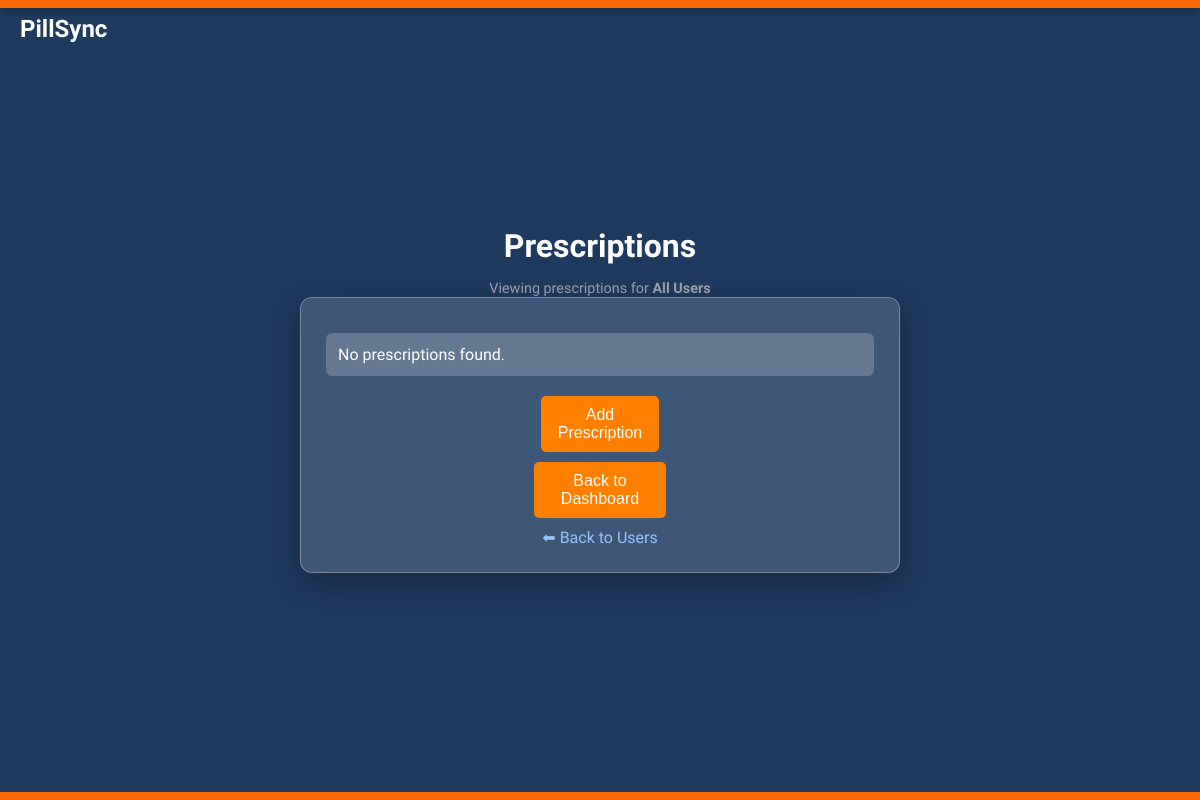
/prescriptions (signed in), run on an earlier commit of the app's database.
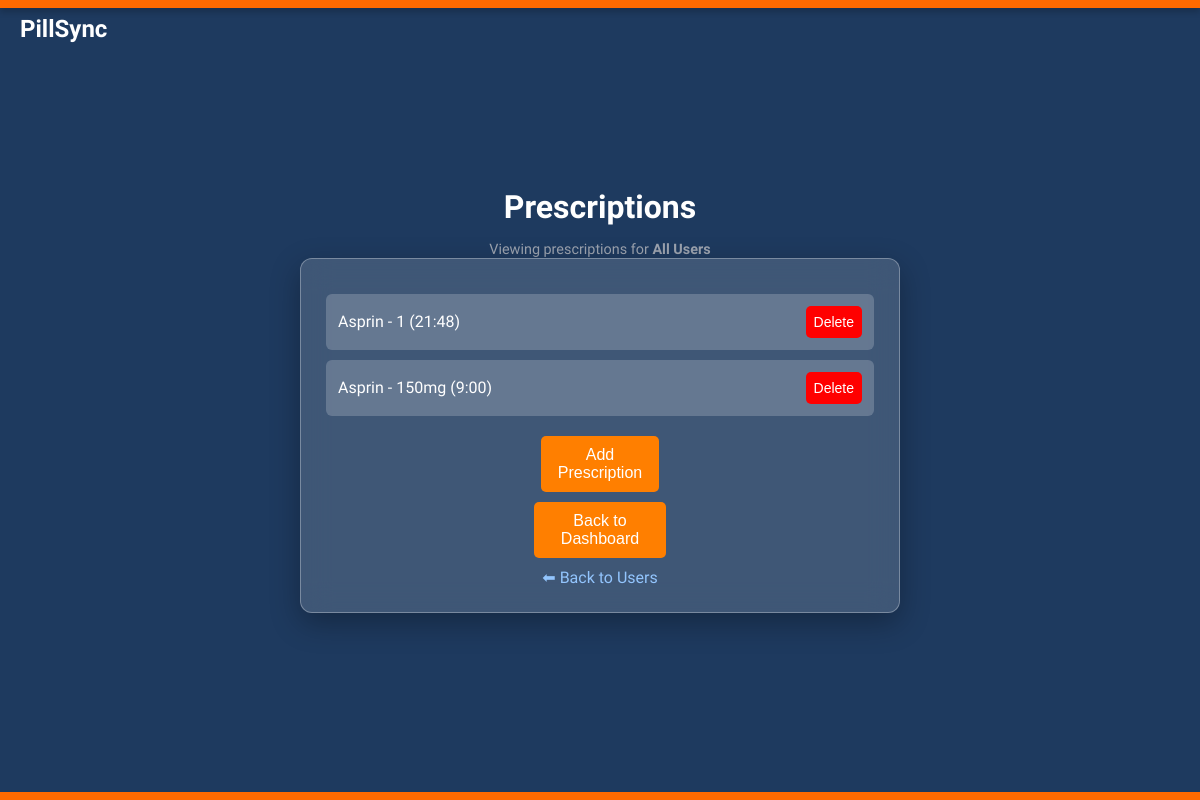
And on a later commit of the database.
### tables this page shows
CREATE TABLE prescriptions (
    prescription_id INTEGER PRIMARY KEY AUTOINCREMENT,
    user_id INTEGER,
    name TEXT NOT NULL,
    amount INTEGER NOT NULL,
    frequency TEXT NOT NULL,
    refill_date TEXT NOT NULL,
    dosage TEXT,
    time_of_day TEXT,
    status TEXT DEFAULT 'Active',
    created_at TIMESTAMP DEFAULT CURRENT_TIMESTAMP,
    last_dispensed TIMESTAMP,
    next_dose TIMESTAMP,
    FOREIGN KEY (user_id) REFERENCES users(user_id) ON DELETE CASCADE
);

### app.py (the view, shortened to what this page needs)
@app.route("/prescriptions")
def get_prescriptions():
    db = get_db()
    if "user" not in session:
        return redirect(url_for("login"))
    selected_user_id = request.args.get("user_id", type=int)
    sql = "SELECT * FROM prescriptions"
    params = []
    if selected_user_id is not None:
        sql += " WHERE user_id = ?"
        params.append(selected_user_id)
    cur = db.execute(sql, params)
    prescriptions = cur.fetchall()
    return render_template(
        "prescriptions.html",
        prescriptions=prescriptions,
        selected_user_id=selected_user_id,
    )

### app.py (called while the page is built)
def get_db():
    db = getattr(g, "_database", None)
    if db is None:
        db = g._database = sqlite3.connect(DATABASE)
        db.row_factory = sqlite3.Row  # Allows dictionary-like access to rows
    return db

@app.before_request
def enforce_session_timeout():
    if "user" not in session:
        return
    now = time.time()
    last = session.get("last_activity", now)
    idle = now - last
    if idle > IDLE_LIMIT:
        app.logger.info(f"[SESSION] Timeout: idle={idle:.1f}s > {IDLE_LIMIT}s. Logging out.")
        session.clear()
        return redirect(url_for("login"))
    session["last_activity"] = now

@app.teardown_appcontext
def close_connection(exception):
    db = getattr(g, "_database", None)
    if db is not None:
        db.close()

### templates/prescriptions.html (shortened to what this page needs)
<!DOCTYPE html>
<html lang="en">
<head>
</head>
<body>
    <div class="top-border"></div>
    <div class="header">PillSync</div>
    <h1>Prescriptions</h1>
    {% if selected_user_id %}
        <p style="color:#9ca3af; font-size:0.9rem;">
            Viewing prescriptions for <strong>User {{ selected_user_id }}</strong>
        </p>
    {% else %}
        <p style="color:#9ca3af; font-size:0.9rem;">
            Viewing prescriptions for <strong>All Users</strong>
        </p>
    {% endif %}
    <div class="glass-panel">
        <ul class="prescription-list">
            {% for prescription in prescriptions %}
                <li>
                    <span>
                        {{ prescription['name'] }} - {{ prescription['dosage'] }} ({{ prescription['time_of_day'] }})
                    </span>
                    <form action="{{ url_for('delete_prescription',
                                    prescription_id=prescription['prescription_id'],
                                    user_id=selected_user_id) }}"
                            method="post"
                            onsubmit="return confirm('Are you sure you want to delete this prescription?');">
                        <button type="submit" class="delete-btn">Delete</button>
                    </form>
                </li>
            {% else %}
                <li>No prescriptions found.</li>
            {% endfor %}
        </ul>
        <div class="button-container">
            {% if selected_user_id %}
                <a href="{{ url_for('add_prescription', user_id=selected_user_id) }}">
                    <button class="action-button">Add Prescription for User {{ selected_user_id }}</button>
                </a>
            {% else %}
                <a href="{{ url_for('add_prescription') }}">
                    <button class="action-button">Add Prescription</button>
                </a>
            {% endif %}
            <a href="{{ url_for('dashboard') }}">
                <button class="action-button">Back to Dashboard</button>
            </a>
        </div>
        <p style="margin-top: 10px;">
            <a href="{{ url_for('get_users') }}" class="back-link">
                ⬅ Back to Users
            </a>
        </p>
    </div>
    <div class="bottom-border"></div>
</body>
</html>

What changed in the data, as far as the page shows it:
added prescriptions: name "Asprin", dosage "1", time_of_day "21:48"
added prescriptions: name "Asprin", dosage "150mg", time_of_day "9:00"
Also different on the page:
text no longer shown: "No prescriptions found."
